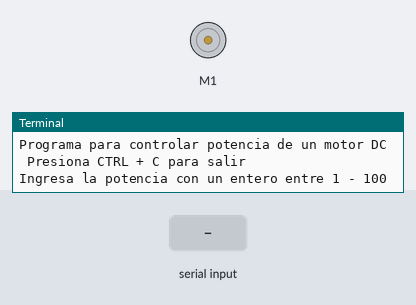
A program run on a simulated Raspberry Pi (BCM pin numbers). On the bench: DC motor (green arrow = forward, orange = backward, longer = faster), the last lines printed to the terminal. The inputs (shaded band) are chosen by the test bench.

Above: at 1.2 s.
1.3 s: "90" typed at the terminal, then Enter
At 2.5 s:
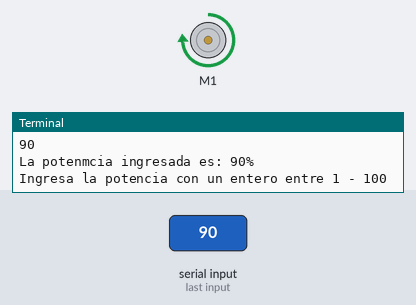
2.8 s: "0" typed at the terminal, then Enter
At 3.6 s:
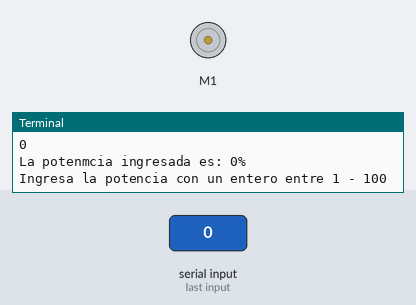
Timing chart, 0 to 5.8 s (numbered marks = the images above; inputs shaded):
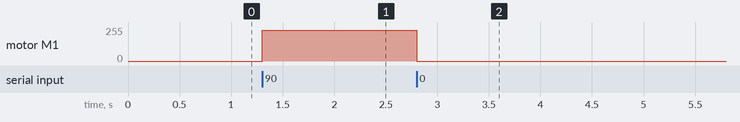

Measured:
- after the input at 1.3 s, motor M1: stopped → forward 230/255 at once
- after the input at 2.8 s, motor M1: forward 230/255 → stopped at once

The program:

pwm_motorpotencia.py
```python
#07 - febrero - 2026
#Daniel Flores Ramírez
#Progrma para indicar la potencia del motor
#ENA=12, IN1=17, IN2=22


from gpiozero import Motor
from time import sleep
import time

# Configuramos el motor:
# forward=IN1, backward=IN2, enable=Pin de tu código de brillo (GPIO 12)
motor = Motor(forward=17, backward=22, enable=12)

print("Programa para controlar potencia de un motor DC\n Presiona CTRL + C para salir")


try:
    while True:
        print("Ingresa la potencia con un entero entre 1 - 100")
        valor = input("")
        #Detección de que el valor introducido es válido
        if not valor.isdigit():
            print("Entrada incorrecta")
            continue

        potencia = int(valor)/100.0

        if 0.0 <= potencia <= 1.0:
            motor.forward(potencia)
            print(f"La potenmcia ingresada es: {valor}%")
        else:
            print("La potencia está fuera de los límites")

        sleep(0.1)


except KeyboardInterrupt:
    print("\nDeteniendo motor")
    forward = False
    backward = False
    enable = False
    motor.stop() # Limpieza automática de gpiozero
```
